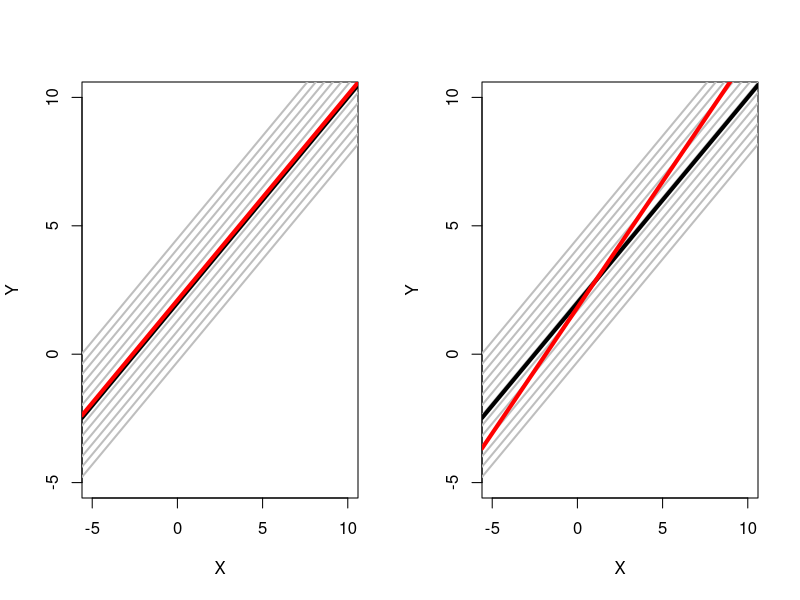

Source code (R):
# This script generates a figure that shows how marginal and conditional effects may not 
# be equivalent under certain conditions (GM3) in a multilevel linear model.

### Example without Problem ----

### Step 1. Obtain data for 10 different individuals with increasing random effects

# create a vector with different values for the random intercept, mean = 0, sigma_u0 = 1
sample10 <- data.frame(ri_vals = seq(from = -2.5, to = 2.5, by = 0.4),
                             intercept = 2,
                             slope = 0.8)
sample10$intercept_i <- sample10$intercept - sample10$ri_vals

par(mfrow = c(1, 2))

### Step 2. Obtain the conditional average: the subject with b_i = 0, the mean individual

# when we fill in sigma_u = 0, the random effect is 0 for all individuals.
# The estimated effect should therefore represent the conditional average.

cond_slope <- 0.8
cond_intercept <- 2

### Step 3. Obtain the population average: the average Y for every level of X over all individuals

marg_slope <- 0.8
marg_intercept <- 2.10

### Step 4. Create Figure

# X is from -5 to 15
# Y is from -5 to 15

y_range <- x_range <- seq(-5, 10, length.out = 100)

plot(x_range, y_range, type = "n", xlab = "X", ylab = "Y")

for (i in 1:nrow(sample10)) {
  abline(a = sample10$intercept_i[i], b = 0.8, col = "grey", lwd = 2)
}

abline(a = cond_intercept, b = cond_slope, col = "black", lwd = 4)
abline(a = marg_intercept, b = marg_slope, col = "red", , lwd = 4)

### Example with Problem ----

### Step 2. Obtain the conditional average: the subject with b_i = 0, the mean individual

# when we fill in sigma_u = 0, the random effect is 0 for all individuals.
# The estimated effect should therefore represent the conditional average.

cond_slope <- 0.8
cond_intercept <- 2.0

### Step 3. Obtain the population average: the average Y for every level of X over all individuals

marg_slope <- 0.98
marg_intercept <- 1.82

### Step 4. Create Figure

# X is from -5 to 15
# Y is from -5 to 15

y_range <- x_range <- seq(-5, 10, length.out = 100)

plot(x_range, y_range, type = "n", xlab = "X", ylab = "Y")

for (i in 1:nrow(sample10)) {
  abline(a = sample10$intercept_i[i], b = 0.8, col = "grey", lwd = 2)
}

abline(a = cond_intercept, b = cond_slope, col = "black", lwd = 4)
abline(a = marg_intercept, b = marg_slope, col = "red", , lwd = 4)

